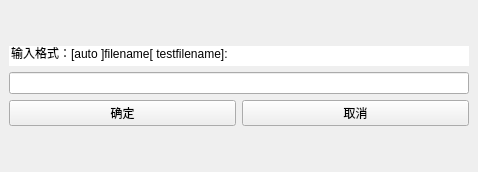
<?xml version="1.0" encoding="UTF-8"?>
<ui version="4.0">
 <class>Request</class>
 <widget class="QMainWindow" name="Request">
  <property name="geometry">
   <rect>
    <x>0</x>
    <y>0</y>
    <width>478</width>
    <height>172</height>
   </rect>
  </property>
  <property name="windowTitle">
   <string>打开</string>
  </property>
  <widget class="QWidget" name="centralwidget">
   <layout class="QGridLayout" name="gridLayout_2">
    <item row="0" column="0">
     <layout class="QGridLayout" name="gridLayout">
      <item row="2" column="0">
       <widget class="QPushButton" name="pushButton">
        <property name="text">
         <string>确定</string>
        </property>
        <property name="shortcut">
         <string>Return</string>
        </property>
       </widget>
      </item>
      <item row="2" column="1">
       <widget class="QPushButton" name="pushButton_2">
        <property name="text">
         <string>取消</string>
        </property>
       </widget>
      </item>
      <item row="1" column="0" colspan="2">
       <widget class="QLineEdit" name="lineEdit">
        <property name="focusPolicy">
         <enum>Qt::StrongFocus</enum>
        </property>
       </widget>
      </item>
      <item row="0" column="0" colspan="2">
       <widget class="QLineEdit" name="lineEdit_2">
        <property name="text">
         <string>输入格式：[auto ]filename[ testfilename]:</string>
        </property>
        <property name="frame">
         <bool>false</bool>
        </property>
        <property name="dragEnabled">
         <bool>false</bool>
        </property>
        <property name="readOnly">
         <bool>true</bool>
        </property>
       </widget>
      </item>
     </layout>
    </item>
   </layout>
  </widget>
 </widget>
 <resources/>
 <connections/>
</ui>
